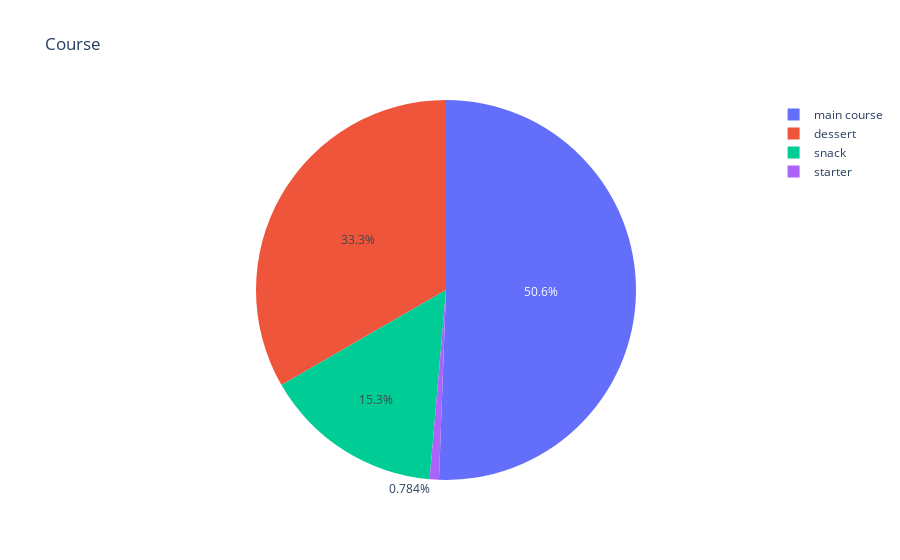

Source (notebook cell):
### Code cell
px.pie(df, names='course', title='Course')

### Figure 1 — Plotly figure (JSON) as saved in the notebook; plotly's stock layout.template omitted (floating-point values rounded to 4 significant figures; data arrays with more than 128 entries replaced by an {"elided": "..."} marker saying what was removed)
{"data": [{"domain": {"x": [0, 1], "y": [0, 1]}, "hovertemplate": "course=%{label}<extra></extra>", "labels": {"elided": "255 str values"}, "legendgroup": "", "name": "", "showlegend": true, "type": "pie"}], "layout": {"legend": {"tracegroupgap": 0}, "title": {"text": "Course"}}}
